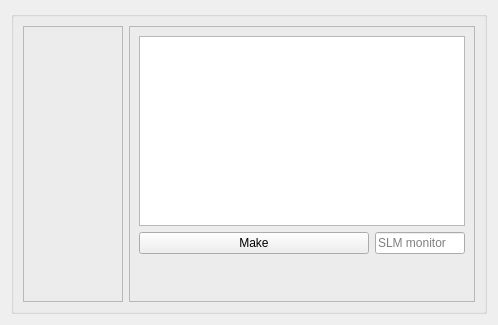
<?xml version="1.0" encoding="UTF-8"?>
<ui version="4.0">
 <class>Form</class>
 <widget class="QWidget" name="Form">
  <property name="geometry">
   <rect>
    <x>0</x>
    <y>0</y>
    <width>498</width>
    <height>325</height>
   </rect>
  </property>
  <property name="windowTitle">
   <string>Form</string>
  </property>
  <layout class="QHBoxLayout" name="horizontalLayout_4">
   <item>
    <widget class="QGroupBox" name="groupBox_4">
     <property name="minimumSize">
      <size>
       <width>0</width>
       <height>100</height>
      </size>
     </property>
     <property name="title">
      <string/>
     </property>
     <layout class="QGridLayout" name="gridLayout">
      <item row="0" column="2" rowspan="2">
       <widget class="QFrame" name="Display_frame">
        <property name="frameShape">
         <enum>QFrame::StyledPanel</enum>
        </property>
        <property name="frameShadow">
         <enum>QFrame::Raised</enum>
        </property>
        <layout class="QGridLayout" name="gridLayout_4">
         <item row="1" column="0">
          <widget class="QPushButton" name="make_pushButton">
           <property name="text">
            <string>Make</string>
           </property>
          </widget>
         </item>
         <item row="0" column="0" colspan="2">
          <widget class="ImageView" name="graphicsViewPhaseDisplay">
           <property name="minimumSize">
            <size>
             <width>100</width>
             <height>100</height>
            </size>
           </property>
           <property name="maximumSize">
            <size>
             <width>10000</width>
             <height>10000</height>
            </size>
           </property>
          </widget>
         </item>
         <item row="1" column="1">
          <widget class="QLineEdit" name="slm_monitor_lineEdit">
           <property name="maximumSize">
            <size>
             <width>90</width>
             <height>16777215</height>
            </size>
           </property>
           <property name="placeholderText">
            <string>SLM monitor</string>
           </property>
          </widget>
         </item>
         <item row="2" column="0" colspan="2">
          <spacer name="verticalSpacer_7">
           <property name="orientation">
            <enum>Qt::Vertical</enum>
           </property>
           <property name="sizeHint" stdset="0">
            <size>
             <width>20</width>
             <height>40</height>
            </size>
           </property>
          </spacer>
         </item>
        </layout>
       </widget>
      </item>
      <item row="0" column="0" rowspan="2" colspan="2">
       <widget class="QFrame" name="frame">
        <property name="minimumSize">
         <size>
          <width>100</width>
          <height>35</height>
         </size>
        </property>
        <property name="frameShape">
         <enum>QFrame::StyledPanel</enum>
        </property>
        <property name="frameShadow">
         <enum>QFrame::Raised</enum>
        </property>
        <layout class="QGridLayout" name="gridLayout_5"/>
       </widget>
      </item>
     </layout>
    </widget>
   </item>
  </layout>
 </widget>
 <customwidgets>
  <customwidget>
   <class>ImageView</class>
   <extends>QGraphicsView</extends>
   <header>pyqtgraph</header>
  </customwidget>
 </customwidgets>
 <resources/>
 <connections/>
</ui>
